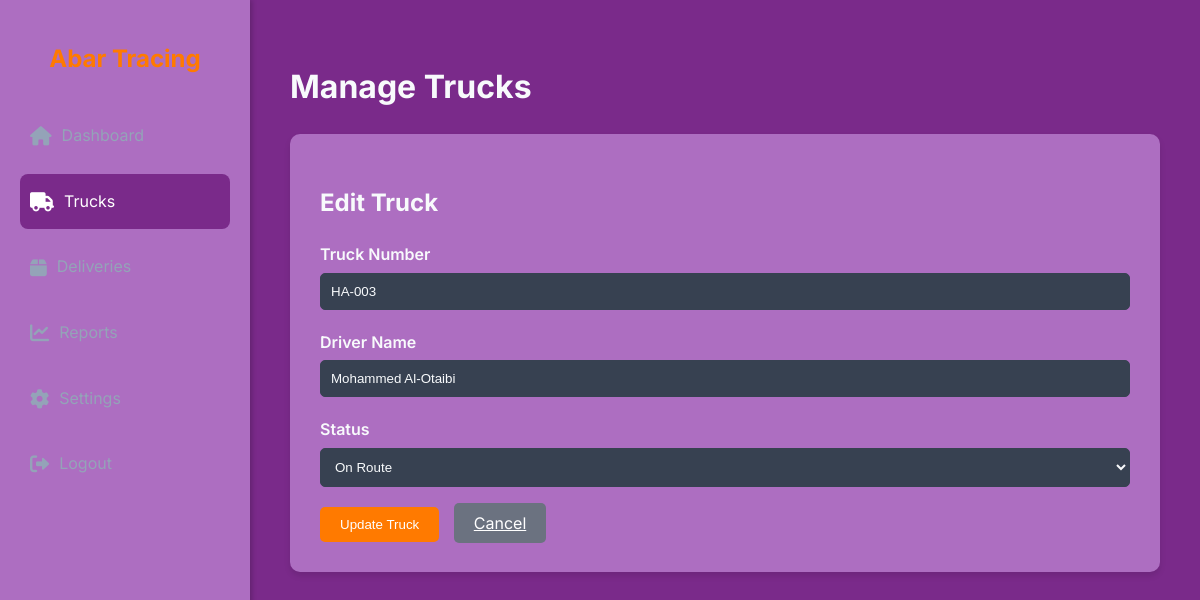
Page /admin/trucks.php?action=edit&id=4 (signed in) on the committed database.
### tables this page shows
CREATE TABLE `trucks` (
  `id` int(11) NOT NULL,
  `truck_number` varchar(50) NOT NULL,
  `driver_name` varchar(100) NOT NULL,
  `status` varchar(50) NOT NULL
);

### admin/trucks.php (the view, shortened to what this page needs)
<?php
require_once "../includes/db.php";
$action = $_GET['action'] ?? 'list';
$id = $_GET['id'] ?? null;
$trucks = [];
$truck_data = ['truck_number' => '', 'driver_name' => '', 'status' => ''];
if ($action == 'edit' && $id) {
    $sql = "SELECT * FROM trucks WHERE id = ?";
    if ($stmt = mysqli_prepare($link, $sql)) {
        mysqli_stmt_bind_param($stmt, "i", $id);
        mysqli_stmt_execute($stmt);
        $result = mysqli_stmt_get_result($stmt);
        if ($row = mysqli_fetch_assoc($result)) {
            $truck_data = $row;
        } else {
            $error = "Truck not found.";
            $action = 'list';
        }
    }
}
?>
<!DOCTYPE html>
<html lang="en">
<head>
    <link rel="stylesheet" href="../assets/css/style.css">
    <link rel="stylesheet" href="https://cdnjs.cloudflare.com/ajax/libs/font-awesome/6.0.0-beta3/css/all.min.css">
</head>
<body>
    <div class="dashboard-container">
        <div class="sidebar">
            <h2>Abar Tracing</h2>
            <div class="sidebar-menu">
                <a href="dashboard.php"><i class="fas fa-home"></i> Dashboard</a>
                <a href="trucks.php" class="active"><i class="fas fa-truck"></i> Trucks</a>
                <a href="shipments.php"><i class="fas fa-box"></i> Deliveries</a>
                <a href="reports.php"><i class="fas fa-chart-line"></i> Reports</a>
                <a href="setting.php"><i class="fas fa-cog"></i> Settings</a>
                <a href="logout.php"><i class="fas fa-sign-out-alt"></i> Logout</a>
            </div>
        </div>
        <div class="main-content">
            <h1>Manage Trucks</h1>
            <?php if ($action == 'list'): ?>
                <div class="content-box">
                    <a href="trucks.php?action=add" class="btn-add"><i class="fas fa-plus"></i> Add New Truck</a>
                    <table class="truck-table">
                        <thead>
                            <tr>
                                <th>ID</th>
                                <th>Truck Number</th>
                                <th>Driver Name</th>
                                <th>Status</th>
                                <th>Actions</th>
                            </tr>
                        </thead>
                        <tbody>
                            <?php if (!empty($trucks)): ?>
                                <?php foreach ($trucks as $truck): ?>
                                    <tr>
                                        <td><?php echo $truck['id']; ?></td>
                                        <td><?php echo htmlspecialchars($truck['truck_number']); ?></td>
                                        <td><?php echo htmlspecialchars($truck['driver_name']); ?></td>
                                        <td><?php echo htmlspecialchars($truck['status']); ?></td>
                                        <td class="action-links">
                                            <a href="trucks.php?action=edit&id=<?php echo $truck['id']; ?>"><i class="fas fa-edit"></i> Edit</a>
                                            <a href="trucks.php?action=delete&id=<?php echo $truck['id']; ?>" onclick="return confirm('Are you sure you want to delete this truck?');"><i class="fas fa-trash-alt"></i> Delete</a>
                                        </td>
                                    </tr>
                                <?php endforeach; ?>
                            <?php else: ?>
                                <tr>
                                    <td colspan="5">No trucks found.</td>
                                </tr>
                            <?php endif; ?>
                        </tbody>
                    </table>
                </div>
            <?php elseif ($action == 'add' || $action == 'edit'): ?>
                <div class="content-box">
                    <h2><?php echo ($action == 'edit' ? 'Edit Truck' : 'Add New Truck'); ?></h2>
                    <form action="trucks.php" method="POST">
                        <div class="form-group">
                            <label for="truck_number">Truck Number</label>
                            <input type="text" id="truck_number" name="truck_number" class="form-control" value="<?php echo htmlspecialchars($truck_data['truck_number']); ?>" required>
                        </div>
                        <div class="form-group">
                            <label for="driver_name">Driver Name</label>
                            <input type="text" id="driver_name" name="driver_name" class="form-control" value="<?php echo htmlspecialchars($truck_data['driver_name']); ?>" required>
                        </div>
                        <div class="form-group">
                            <label for="status">Status</label>
                            <select id="status" name="status" class="form-control" required>
                                <option value="On Route" <?php echo ($truck_data['status'] == 'On Route' ? 'selected' : ''); ?>>On Route</option>
                            </select>
                        </div>
                        <button type="submit" class="btn-submit"><?php echo ($action == 'edit' ? 'Update Truck' : 'Add Truck'); ?></button>
                        <a href="trucks.php" class="btn-submit" style="background-color: #6b7280; margin-left: 10px;">Cancel</a>
                    </form>
                </div>
            <?php endif; ?>
        </div>
    </div>
</body>
</html>

### assets/css/style.css (style rules this page uses)
:root { --primary-color: #0A1D37; --accent-color: #FF7A00; --accent-gradient: linear-gradient(90deg, #FF7A00, #ff9a2a); --light-gray: #F5F7FA; --white-color: #FFFFFF; --dark-text: #333; --body-font: 'Poppins', sans-serif; --heading-font: 'Inter', sans-serif; --mono-font: 'Roboto Mono', monospace; --border-radius: 15px; --shadow: 0 10px 30px rgba(0, 0, 0, 0.1); }
* { box-sizing: border-box; }
body { font-family: var(--body-font); color: var(--dark-text); background-color: var(--white-color); margin: 0; line-height: 1.6; overflow-x: hidden; }
h1, h2, h3 { font-family: var(--heading-font); font-weight: 700; }
.form-group { margin-bottom: 20px; text-align: left; position: relative; }
.form-group label { display: block; margin-bottom: 5px; font-weight: 600; }
.form-control { width: 100%; padding: 12px 15px; border-radius: 8px; border: none; background-color: rgba(255, 255, 255, 0.9); color: var(--dark-text); transition: all 0.3s; }

### admin/trucks.php (style rules this page uses)
body { background-color: #7A2A8A; color: #f8fafc; font-family: 'Inter', sans-serif; }
.dashboard-container { display: flex; min-height: 100vh; }
.sidebar { width: 250px; background-color: #ad6ec1ff; padding: 20px; box-shadow: 2px 0 5px rgba(0,0,0,0.2); }
.sidebar h2 { color: var(--accent-color); text-align: center; margin-bottom: 30px; }
.sidebar-menu a { display: flex; align-items: center; padding: 15px 10px; color: #94a3b8; text-decoration: none; border-radius: 8px; margin-bottom: 10px; transition: background-color 0.3s, color 0.3s; }
.sidebar-menu a:hover, .sidebar-menu a.active { background-color: #7A2A8A; color: var(--white-color); }
.sidebar-menu i { margin-right: 10px; font-size: 1.2rem; }
.main-content { flex-grow: 1; padding: 40px; }
.content-box { background-color: #ad6ec1ff; padding: 30px; border-radius: 10px; box-shadow: 0 4px 6px rgba(0,0,0,0.1); }
.form-group { margin-bottom: 20px; }
.form-group label { display: block; margin-bottom: 5px; font-weight: 600; }
.form-control { width: 100%; padding: 10px; border-radius: 5px; border: 1px solid #374151; background-color: #374151; color: #f8fafc; }
.btn-submit { background-color: var(--accent-color); color: var(--white-color); padding: 10px 20px; border: none; border-radius: 5px; cursor: pointer; }

### rows in the picture
trucks: truck_number "HA-003", driver_name "Mohammed Al-Otaibi", status "On Route"
